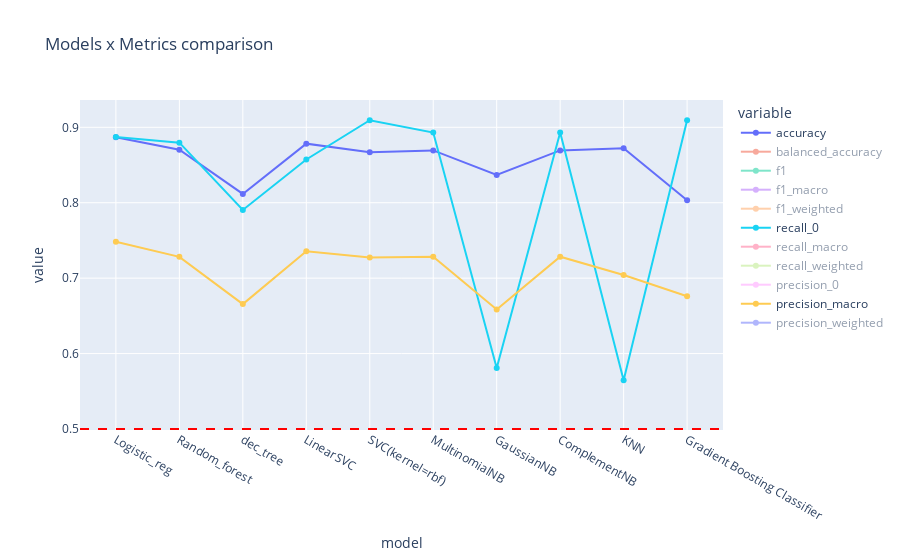

Notebook code for this chart:
### Code cell
# Line plots of metrics for comparison
lineplot_models_vs_metrics(data)

### Figure 1 — Plotly figure (JSON) as saved in the notebook; plotly's stock layout.template omitted (floating-point values rounded to 4 significant figures)
{"data": [{"hovertemplate": "variable=accuracy<br>model=%{x}<br>value=%{y}<extra></extra>", "legendgroup": "accuracy", "line": {"color": "#636efa", "dash": "solid"}, "marker": {"symbol": "circle"}, "mode": "markers+lines", "name": "accuracy", "orientation": "v", "showlegend": true, "type": "scatter", "x": ["Logistic_reg", "Random_forest", "dec_tree", "LinearSVC", "SVC(kernel=rbf)", "MultinomialNB", "GaussianNB", "ComplementNB", "KNN", "Gradient Boosting Classifier"], "xaxis": "x", "y": [0.8868, 0.8702, 0.8117, 0.8783, 0.8669, 0.8693, 0.8367, 0.8693, 0.8723, 0.8032], "yaxis": "y"}, {"hovertemplate": "variable=balanced_accuracy<br>model=%{x}<br>value=%{y}<extra></extra>", "legendgroup": "balanced_accuracy", "line": {"color": "#EF553B", "dash": "solid"}, "marker": {"symbol": "circle"}, "mode": "markers+lines", "name": "balanced_accuracy", "orientation": "v", "showlegend": true, "type": "scatter", "visible": "legendonly", "x": ["Logistic_reg", "Random_forest", "dec_tree", "LinearSVC", "SVC(kernel=rbf)", "MultinomialNB", "GaussianNB", "ComplementNB", "KNN", "Gradient Boosting Classifier"], "xaxis": "x", "y": [0.8869, 0.8743, 0.8025, 0.8693, 0.8853, 0.8796, 0.7261, 0.8796, 0.7392, 0.8491], "yaxis": "y"}, {"hovertemplate": "variable=f1<br>model=%{x}<br>value=%{y}<extra></extra>", "legendgroup": "f1", "line": {"color": "#00cc96", "dash": "solid"}, "marker": {"symbol": "circle"}, "mode": "markers+lines", "name": "f1", "orientation": "v", "showlegend": true, "type": "scatter", "visible": "legendonly", "x": ["Logistic_reg", "Random_forest", "dec_tree", "LinearSVC", "SVC(kernel=rbf)", "MultinomialNB", "GaussianNB", "ComplementNB", "KNN", "Gradient Boosting Classifier"], "xaxis": "x", "y": [0.9325, 0.9219, 0.884, 0.9274, 0.9194, 0.9212, 0.9039, 0.9212, 0.9266, 0.876], "yaxis": "y"}, {"hovertemplate": "variable=f1_macro<br>model=%{x}<br>value=%{y}<extra></extra>", "legendgroup": "f1_macro", "line": {"color": "#ab63fa", "dash": "solid"}, "marker": {"symbol": "circle"}, "mode": "markers+lines", "name": "f1_macro", "orientation": "v", "showlegend": true, "type": "scatter", "visible": "legendonly", "x": ["Logistic_reg", "Random_forest", "dec_tree", "LinearSVC", "SVC(kernel=rbf)", "MultinomialNB", "GaussianNB", "ComplementNB", "KNN", "Gradient Boosting Classifier"], "xaxis": "x", "y": [0.7914, 0.7693, 0.6916, 0.7766, 0.7689, 0.7699, 0.6809, 0.7699, 0.7193, 0.6996], "yaxis": "y"}, {"hovertemplate": "variable=f1_weighted<br>model=%{x}<br>value=%{y}<extra></extra>", "legendgroup": "f1_weighted", "line": {"color": "#FFA15A", "dash": "solid"}, "marker": {"symbol": "circle"}, "mode": "markers+lines", "name": "f1_weighted", "orientation": "v", "showlegend": true, "type": "scatter", "visible": "legendonly", "x": ["Logistic_reg", "Random_forest", "dec_tree", "LinearSVC", "SVC(kernel=rbf)", "MultinomialNB", "GaussianNB", "ComplementNB", "KNN", "Gradient Boosting Classifier"], "xaxis": "x", "y": [0.899, 0.8857, 0.8384, 0.8916, 0.8837, 0.8853, 0.8509, 0.8853, 0.8774, 0.8341], "yaxis": "y"}, {"hovertemplate": "variable=recall_0<br>model=%{x}<br>value=%{y}<extra></extra>", "legendgroup": "recall_0", "line": {"color": "#19d3f3", "dash": "solid"}, "marker": {"symbol": "circle"}, "mode": "markers+lines", "name": "recall_0", "orientation": "v", "showlegend": true, "type": "scatter", "x": ["Logistic_reg", "Random_forest", "dec_tree", "LinearSVC", "SVC(kernel=rbf)", "MultinomialNB", "GaussianNB", "ComplementNB", "KNN", "Gradient Boosting Classifier"], "xaxis": "x", "y": [0.8871, 0.8796, 0.7905, 0.8574, 0.9094, 0.893, 0.581, 0.893, 0.5646, 0.9094], "yaxis": "y"}, {"hovertemplate": "variable=recall_macro<br>model=%{x}<br>value=%{y}<extra></extra>", "legendgroup": "recall_macro", "line": {"color": "#FF6692", "dash": "solid"}, "marker": {"symbol": "circle"}, "mode": "markers+lines", "name": "recall_macro", "orientation": "v", "showlegend": true, "type": "scatter", "visible": "legendonly", "x": ["Logistic_reg", "Random_forest", "dec_tree", "LinearSVC", "SVC(kernel=rbf)", "MultinomialNB", "GaussianNB", "ComplementNB", "KNN", "Gradient Boosting Classifier"], "xaxis": "x", "y": [0.8869, 0.8743, 0.8025, 0.8693, 0.8853, 0.8796, 0.7261, 0.8796, 0.7392, 0.8491], "yaxis": "y"}, {"hovertemplate": "variable=recall_weighted<br>model=%{x}<br>value=%{y}<extra></extra>", "legendgroup": "recall_weighted", "line": {"color": "#B6E880", "dash": "solid"}, "marker": {"symbol": "circle"}, "mode": "markers+lines", "name": "recall_weighted", "orientation": "v", "showlegend": true, "type": "scatter", "visible": "legendonly", "x": ["Logistic_reg", "Random_forest", "dec_tree", "LinearSVC", "SVC(kernel=rbf)", "MultinomialNB", "GaussianNB", "ComplementNB", "KNN", "Gradient Boosting Classifier"], "xaxis": "x", "y": [0.8868, 0.8702, 0.8117, 0.8783, 0.8669, 0.8693, 0.8367, 0.8693, 0.8723, 0.8032], "yaxis": "y"}, {"hovertemplate": "variable=precision_0<br>model=%{x}<br>value=%{y}<extra></extra>", "legendgroup": "precision_0", "line": {"color": "#FF97FF", "dash": "solid"}, "marker": {"symbol": "circle"}, "mode": "markers+lines", "name": "precision_0", "orientation": "v", "showlegend": true, "type": "scatter", "visible": "legendonly", "x": ["Logistic_reg", "Random_forest", "dec_tree", "LinearSVC", "SVC(kernel=rbf)", "MultinomialNB", "GaussianNB", "ComplementNB", "KNN", "Gradient Boosting Classifier"], "xaxis": "x", "y": [0.5133, 0.4747, 0.3646, 0.4927, 0.4686, 0.4732, 0.3778, 0.4732, 0.4686, 0.3671], "yaxis": "y"}, {"hovertemplate": "variable=precision_macro<br>model=%{x}<br>value=%{y}<extra></extra>", "legendgroup": "precision_macro", "line": {"color": "#FECB52", "dash": "solid"}, "marker": {"symbol": "circle"}, "mode": "markers+lines", "name": "precision_macro", "orientation": "v", "showlegend": true, "type": "scatter", "x": ["Logistic_reg", "Random_forest", "dec_tree", "LinearSVC", "SVC(kernel=rbf)", "MultinomialNB", "GaussianNB", "ComplementNB", "KNN", "Gradient Boosting Classifier"], "xaxis": "x", "y": [0.7482, 0.7282, 0.6656, 0.7357, 0.7273, 0.7284, 0.6585, 0.7284, 0.7041, 0.6759], "yaxis": "y"}, {"hovertemplate": "variable=precision_weighted<br>model=%{x}<br>value=%{y}<extra></extra>", "legendgroup": "precision_weighted", "line": {"color": "#636efa", "dash": "solid"}, "marker": {"symbol": "circle"}, "mode": "markers+lines", "name": "precision_weighted", "orientation": "v", "showlegend": true, "type": "scatter", "visible": "legendonly", "x": ["Logistic_reg", "Random_forest", "dec_tree", "LinearSVC", "SVC(kernel=rbf)", "MultinomialNB", "GaussianNB", "ComplementNB", "KNN", "Gradient Boosting Classifier"], "xaxis": "x", "y": [0.9274, 0.9215, 0.8951, 0.921, 0.9246, 0.9231, 0.8725, 0.9231, 0.8838, 0.9115], "yaxis": "y"}], "layout": {"autosize": true, "legend": {"title": {"text": "variable"}, "tracegroupgap": 0}, "shapes": [{"line": {"color": "red", "dash": "dash"}, "type": "line", "x0": 0, "x1": 1, "xref": "x domain", "y0": 0.5, "y1": 0.5, "yref": "y"}], "title": {"text": "Models x Metrics comparison"}, "xaxis": {"anchor": "y", "autorange": true, "domain": [0, 1], "range": [-0.6272, 9.627], "title": {"text": "model"}, "type": "category"}, "yaxis": {"anchor": "x", "autorange": true, "domain": [0, 1], "dtick": 0.1, "range": [0.4964, 0.9453], "tick0": 0, "title": {"text": "value"}, "type": "linear"}}}
